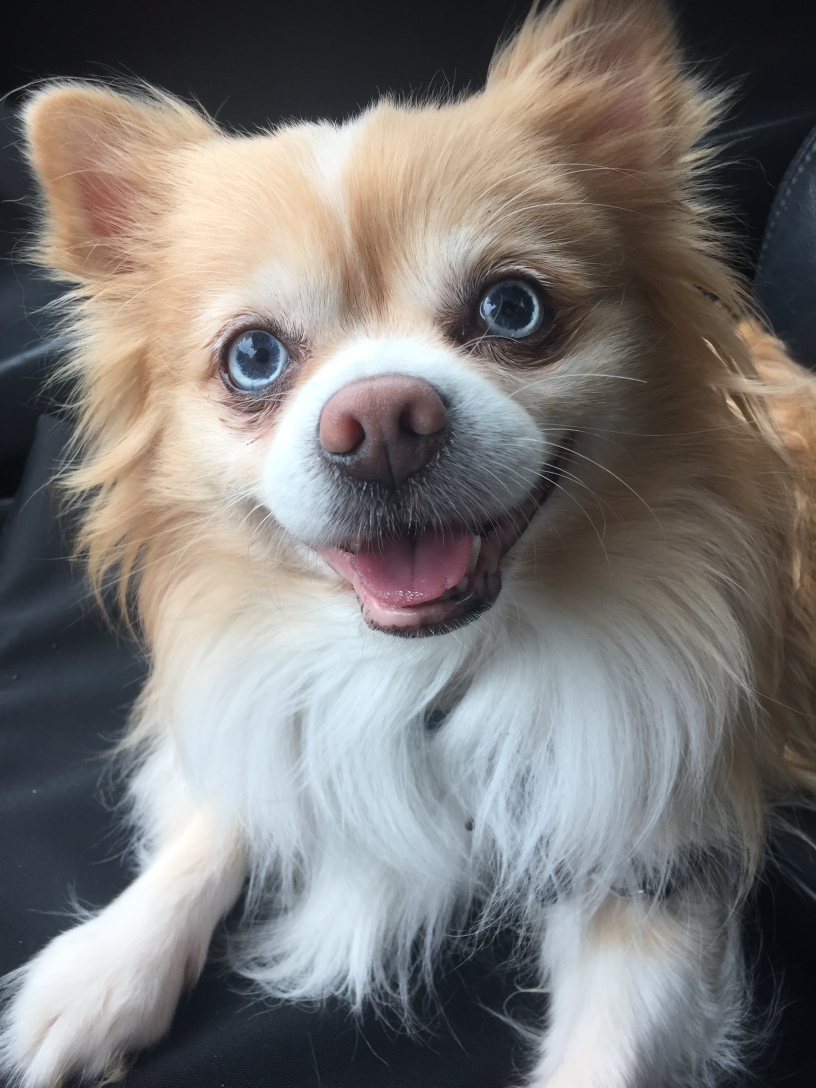
#> input picture IMG_4663.JPG, 2448 x 3264 px (shown at 1/3 size)
$ python Laplacian_pyramid.py
#> lines starting #> are read from the running program, lines starting #| are printed output that depends on the picture
import cv2 as cv
import numpy as np

# Load the input image
image = cv.imread("IMG_4663.JPG")
#> image is the input picture: shape (3264, 2448, 3); mean B, G, R 118, 119.9, 122.9

# Initialize a list to store the Gaussian pyramid levels
gpA = [image]
# Build the Gaussian pyramid with 6 levels
for i in range(5):
    image = cv.pyrDown(image)
    gpA.append(image)
#> this loop made 5 passes
#> pass 2, `image = cv.pyrDown(image)`:
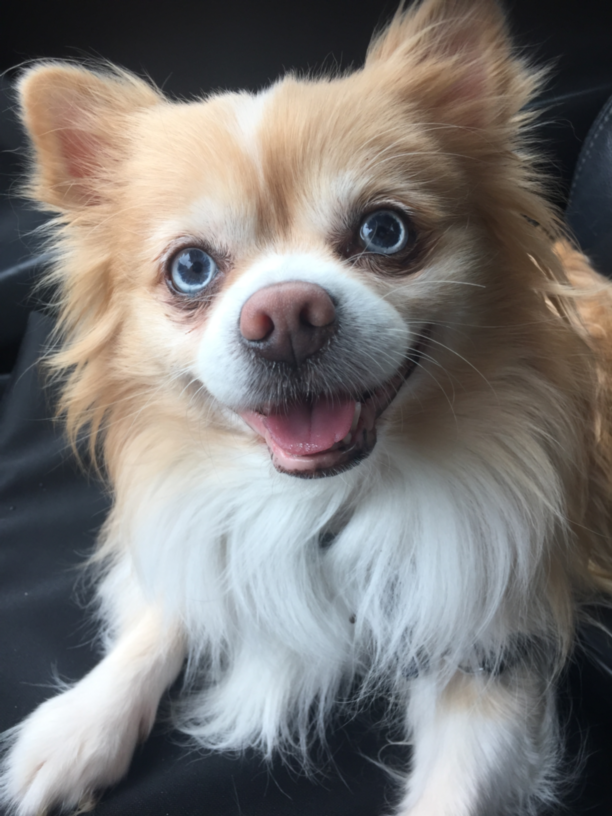
#> image: shape (816, 612, 3); mean B, G, R 118, 119.9, 122.9
#> after the loop:
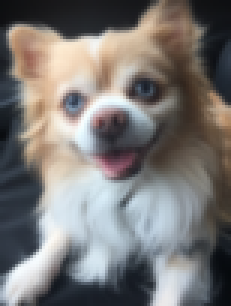
#> image: shape (102, 77, 3) (shown 3 times larger); mean B, G, R 117.5, 119.3, 122.3
#> after the loop, gpA = 6 items

# Initialize a list to store the Laplacian pyramid levels
lpA = []

# Build the Laplacian pyramid with 6 levels (biggest to smallest)
for i in range(5, 0, -1):
    size = (gpA[i - 1].shape[1], gpA[i - 1].shape[0])
    GE = cv.pyrUp(gpA[i], dstsize=size)
    L = cv.subtract(gpA[i - 1], GE)
    lpA.append(L)
#> this loop made 5 passes
#> pass 1, `GE = cv.pyrUp(gpA[i], dstsize=size)`:
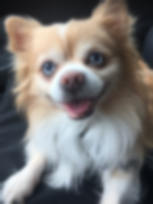
#> GE: shape (204, 153, 3); mean of channels 0, 1, 2 118, 119.9, 122.9; drawn as B, G, R
#> pass 1, `L = cv.subtract(gpA[i - 1], GE)`:
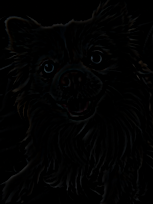
#> L: shape (204, 153, 3); mean of channels 0, 1, 2 2.2, 2.2, 2.1; drawn as B, G, R
#> after the loop, lpA = 5 items

# Reverse the order of Laplacian pyramid levels
print(lpA.reverse())
#| None

lpA.reverse()


# Determine the dimensions of the final image
height = sum(level.shape[0] for level in lpA)
#> height = 6324
width = max(level.shape[1] for level in lpA)
#> width = 2448

# Create a blank canvas to combine the pyramid levels
combined_image = np.zeros((height, width, 3), dtype=np.uint8)

# Initialize the vertical position
y = 0

# Paste each level of the Laplacian pyramid onto the canvas
for level in lpA:
    h, w, _ = level.shape
    combined_image[y : y + h, :w] = level
    y += h
#> this loop made 5 passes
#> (h, w, y) on passes 1 to 5: (204, 153, 204), (408, 306, 612), (816, 612, 1428), (1632, 1224, 3060), (3264, 2448, 6324)
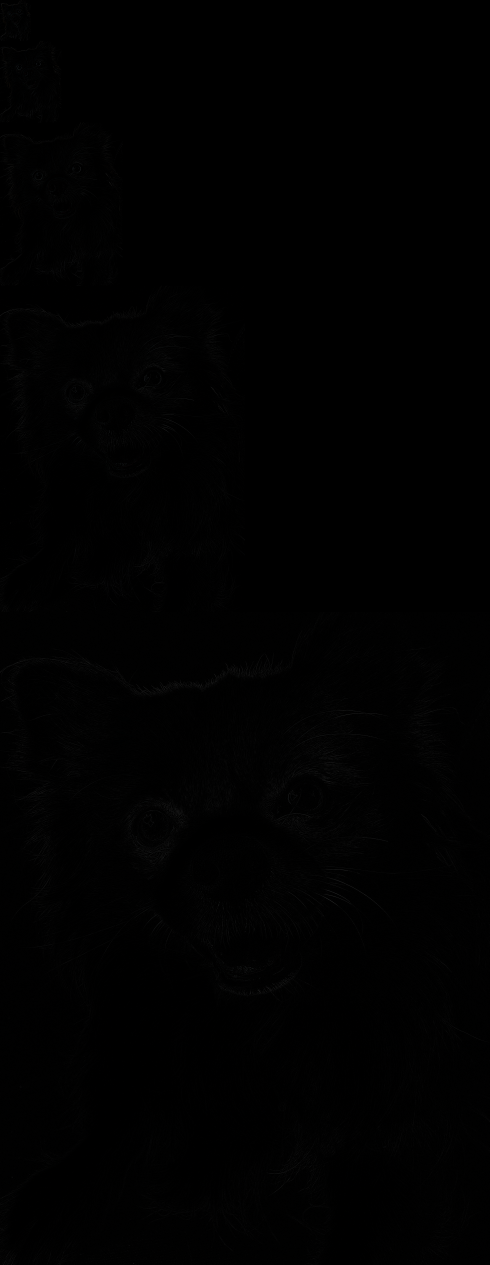
#> combined_image: shape (6324, 2448, 3) (shown at 1/5 size); mean of channels 0, 1, 2 0.8, 0.8, 0.8; drawn as B, G, R
#> after the loop, y = 6324

# Save the combined Laplacian pyramid image
cv.imwrite("Laplacian.jpg", combined_image)
